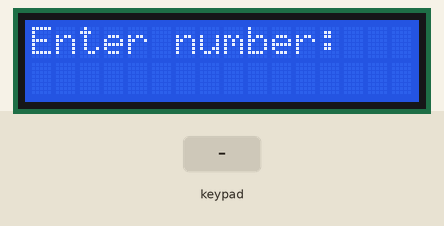
The sketch below on a simulated Arduino Uno, built with avr-gcc and run on an emulated ATmega328P. On the bench: 16×2 character LCD. The inputs (shaded band) are chosen by the test bench. What the sketch prints to the serial monitor is not drawn.

Above: at 1.2 s.
1.3 s: keypad keys 1 2 3 4 # pressed 0.4 s apart
At 3.6 s:
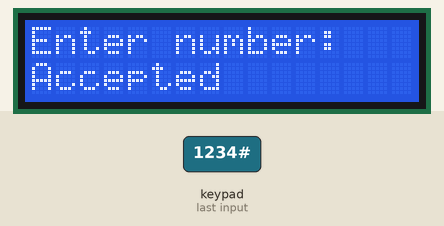
6.3 s: key '#' pressed
At 7.3 s:
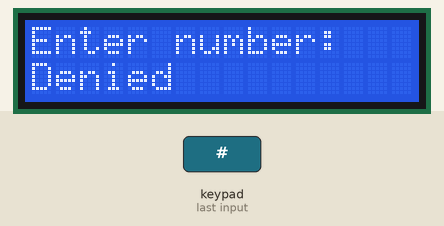
9.3 s: keypad keys 5 6 7 8 * pressed 0.4 s apart
At 11.7 s:
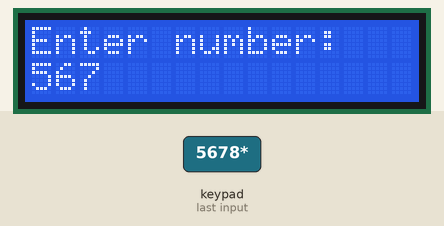
12.8 s: key '9' pressed
At 13.9 s:
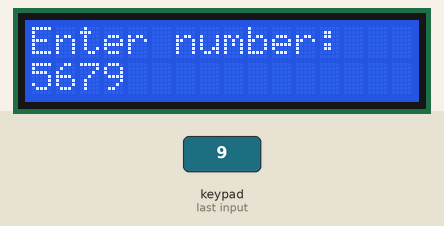
Timing chart, 0 to 15.3 s (numbered marks = the images above; inputs shaded):
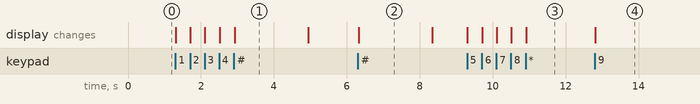

The sketch:

3by4keypad.ino
```cpp
#include <Wire.h>
#include <LiquidCrystal_I2C.h>
#include <Keypad.h>

// Initialize LCD with I2C address 0x27
LiquidCrystal_I2C lcd(0x27, 16, 2);

const byte ROWS = 4;
const byte COLS = 3;
char keys[ROWS][COLS] = {
  {'1','2','3'},
  {'4','5','6'},
  {'7','8','9'},
  {'*','0','#'}
};
byte rowPins[ROWS] = {8, 3, 4, 6};
byte colPins[COLS] = {7, 9, 5};

// Create keypad object
Keypad keypad = Keypad(makeKeymap(keys), rowPins, colPins, ROWS, COLS);

// Predefined list of valid numbers
String validNumbers[] = {"1234", "5678", "9999"};
const int validCount = sizeof(validNumbers) / sizeof(validNumbers[0]);

String input = ""; // Stores user input

void setup() {
  Serial.begin(9600);
  lcd.init();        // Initialize the LCD
  lcd.backlight();   // Turn on backlight
  lcd.setCursor(0, 0);
  lcd.print("Enter number:");
}

void loop() {
  char key = keypad.getKey();

  if (key) {
    Serial.print("Key Pressed: ");
    Serial.println(key);

    if (key >= '0' && key <= '9') {
      // Append number if less than 10 characters
      if (input.length() < 10) {
        input += key;
        lcd.setCursor(0, 1);
        lcd.print(input); // Display user input
      }
    }
    else if (key == '*') {
      // Backspace function
      if (input.length() > 0) {
        input.remove(input.length() - 1);
        lcd.setCursor(0, 1);
        lcd.print("                "); // Clear line
        lcd.setCursor(0, 1);
        lcd.print(input);
      }
    }
    else if (key == '#') {
      // Check if number is valid
      bool found = false;
      for (int i = 0; i < validCount; i++) {
        if (input == validNumbers[i]) {
          found = true;
          break;
        }
      }

      lcd.setCursor(0, 1);
      lcd.print("                "); // Clear line
      lcd.setCursor(0, 1);
      if (found) {
        lcd.print("Accepted");
      } else {
        lcd.print("Denied");
      }

      delay(2000); // Display message for 2 seconds
      lcd.setCursor(0, 1);
      lcd.print("                "); // Clear line
      input = "";  // Reset input
    }
  }
}
```

Measured:
- after the input at 1.3 s, the display: first changes at once (image 1 shows a later state)
- after the input at 6.3 s, the display: changes at once (image 2)
- after the input at 9.3 s, the display: first changes at once (image 3 shows a later state)
- after the input at 12.8 s, the display: changes at once (image 4)
- what the display in image 1 shows lasts 2.0 s, from 2.9 s to 4.9 s
